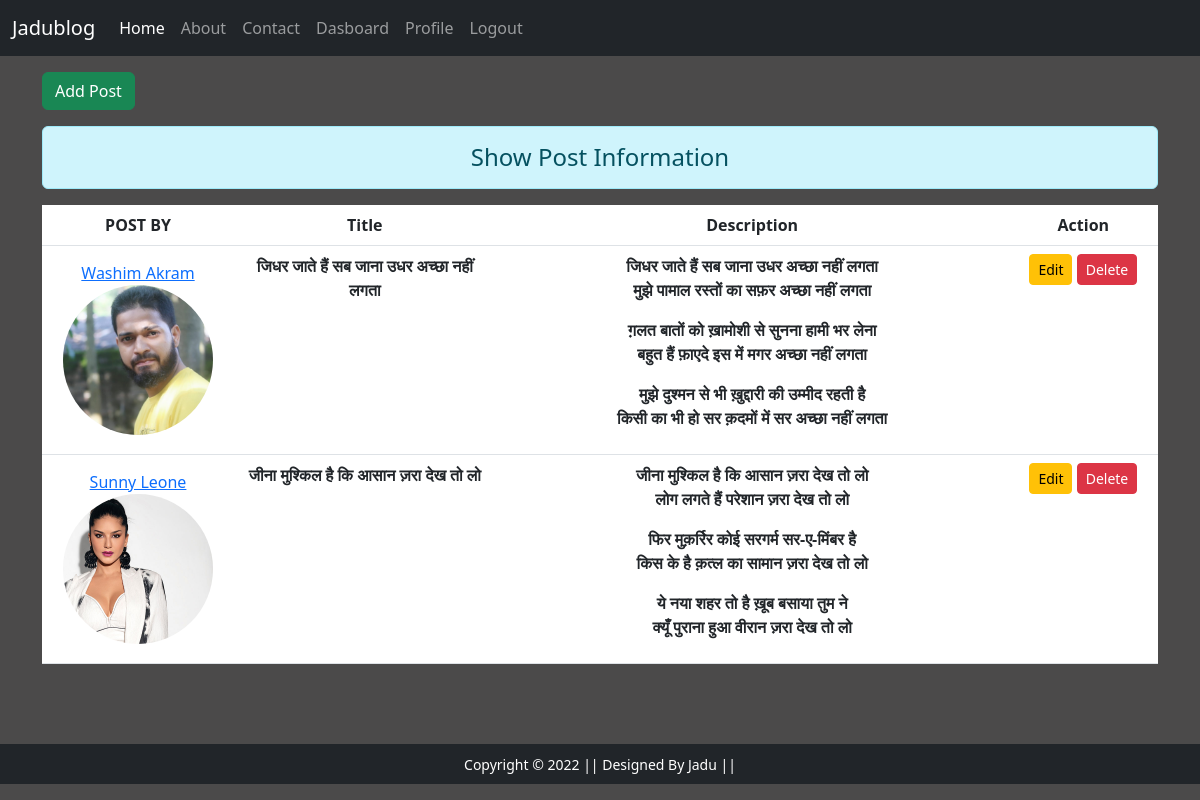
The page /dashboard/ (signed in) on the database its author committed.
### blog/models.py (models this page shows, shortened)
class Post(models.Model):
    user = models.ForeignKey(User, on_delete=models.CASCADE)
    title = models.CharField(max_length=150)
    desc = models.TextField()
    def post_by(self):
        return self.user.first_name + ' ' + self.user.last_name
    class Meta:
        db_table = 'Post'

class UserProfile(models.Model):
    user = models.OneToOneField(User, on_delete=models.PROTECT, primary_key=True)
    image = models.ImageField(upload_to='porductimage')
    class Meta:
        db_table = 'userprofile'

### blog/views.py (the view)
# urls.py: path('dashboard/',views.Dashboard_View, name='dashboard'),
def Dashboard_View(request):
    if request.user.is_authenticated:
        posts = Post.objects.all()
        user = request.user
        print('user:',user)
        user_profile = User.objects.filter(username=user)
        full_name = user.get_full_name()
        gps = user.groups.all()
        return render(request, 'blog/dashboard.html', {'posts':posts, 'full_name':full_name,'groups':gps, 'user_profile':user_profile})
    else:
        return HttpResponseRedirect('/login/')

### templates/blog/dashboard.html (shortened to what this page needs)
<!DOCTYPE html>
{% extends 'blog/base.html' %}
{% load static %}
{% block content %}
<div class="col-sm-12 my-3">
    <a href="{% url 'addpost' %}" class="btn btn-success">Add Post</a>
    <h4 class="text-center alert alert-info mt-3">Show Post Information</h4>
    {% if posts %}
    <table class="table table-hover bt-white text-center">
        <thead>
            <tr class="text-center">
                <th scope="col" style="width: 2%;">POST BY</th>
                <th scope="col" style="width: 28%;">Title</th>
                <th scope="col" style="width: 55%;">Description</th>
                <th scope="col" style="width: 15%;">Action</th>
            </tr>
        </thead>
        <tbody>
            {% for post in posts %}
            <tr>
                <th scope="row"><a href="{% url 'profiledetails' post.id %}" class="btn btn-link">{{post.post_by}} {% if post.user.userprofile.image.url %} <img src="{{post.user.userprofile.image.url}}" {% else %} <img src="{% static 'images/bydefaulprofile.jpg' %}" {% endif %} class="image--cover" alt=""></a></th>
                <th scope="row">{{post.title}}</th>
                <th scope="row">{{post.desc | linebreaks}}</th>
                <td class="text-center">
                    <a href="{% url 'updatepost' post.id %}" class="btn btn-warning btn-sm">Edit</a>
                    {% if perms.blog.delete_post %}
                    <form action="{% url 'deletepost' post.id %}" method="post" class="d-inline">
                        <input type="submit" class="btn btn-danger btn-sm" value="Delete" name="" id="">
                    </form>
                    {% endif %}
                </td>
            </tr>
            {% endfor %}
        </tbody>
    </table>
    {% else %}
    <h1 class="text-center alert alert-warning">No Data Available</h1>
    {% endif %}
</div>
{% endblock content %}

### templates/blog/base.html (shortened to what this page needs)
<!DOCTYPE html>
{% load static %}
<html lang="en">
<head>
    <link rel="stylesheet" href="{% static 'css/bootstrap.css' %}">
    <link rel="stylesheet" href="{% static 'css/style.css' %}">
</head>
<body>
 <div class="continer-fluid bg-dark">
    {% include 'blog/navbar.html' %}
 </div>
 <div class="container">
    <div class="row">
        {% block content %}
        {% endblock content %}
    </div>
 </div>
  <footer id="footer" class="container-fluid bg-dark text-center p-2 mt-5">
    <small class="text-white">Copyright &copy; 2022 || Designed By Jadu || </small>
    </footer>
</body>
</html>

### templates/blog/navbar.html (shortened to what this page needs)
<nav class="navbar navbar-expand-lg navbar-dark bg-dark">
    <div class="container-fluid">
      <a class="navbar-brand" href="{% url 'home' %}">Jadublog</a>
      <div class="collapse navbar-collapse" id="navbarNav">
        <ul class="navbar-nav">
          <li class="nav-item">
            <a class="nav-link active" aria-current="page" href="{% url 'home' %}">Home</a>
          </li>
          <li class="nav-item">
            <a class="nav-link" href="{% url 'about' %}">About</a>
          </li>
          <li class="nav-item">
            <a class="nav-link" href="{% url 'contact' %}">Contact</a>
          </li>
          <li class="nav-item">
            <a class="nav-link" href="{% url 'dashboard' %}">Dasboard</a>
          </li>
          {% if request.user.is_authenticated %}
          <li class="nav-item">
            <a class="nav-link" href="{% url 'profile' %}">Profile</a>
          </li>
          <li class="nav-item">
            <a class="nav-link" href="{% url 'logout' %}">Logout</a>
          </li>
          {% endif %}
        </ul>
      </div>
    </div>
  </nav>

### static/css/style.css (style rules this page uses)
body { background-color: rgb(75, 74, 74); color:antiquewhite; }
.image--cover { width: 150px; height: 150px; border-radius: 50%; object-fit: cover; object-position: center right; }

### rows shown on the page
Post: post_by "Washim Akram", user.userprofile.image (picture), title "जिधर जाते हैं सब जाना उधर अच्छा नहीं लगता", desc "जिधर जाते हैं सब जाना उधर अच्छा नहीं लगता मुझे पामाल रस्तों का सफ़र अच्छा नहीं लगता ग़लत बातों को ख़ामोशी से सुनना हामी भर लेना बहुत हैं फ़ाएदे इस में मगर अच्छा नहीं लगता मुझे दुश्मन से भी ख़ुद्दारी की उम्मीद रहती है किसी का भी हो सर क़दमों में सर अच्छा नहीं लगता"
Post: post_by "Sunny Leone", user.userprofile.image (picture), title "जीना मुश्किल है कि आसान ज़रा देख तो लो", desc "जीना मुश्किल है कि आसान ज़रा देख तो लो लोग लगते हैं परेशान ज़रा देख तो लो फिर मुक़र्रिर कोई सरगर्म सर-ए-मिंबर है किस के है क़त्ल का सामान ज़रा देख तो लो ये नया शहर तो है ख़ूब बसाया तुम ने क्यूँ पुराना हुआ वीरान ज़रा देख तो लो"
